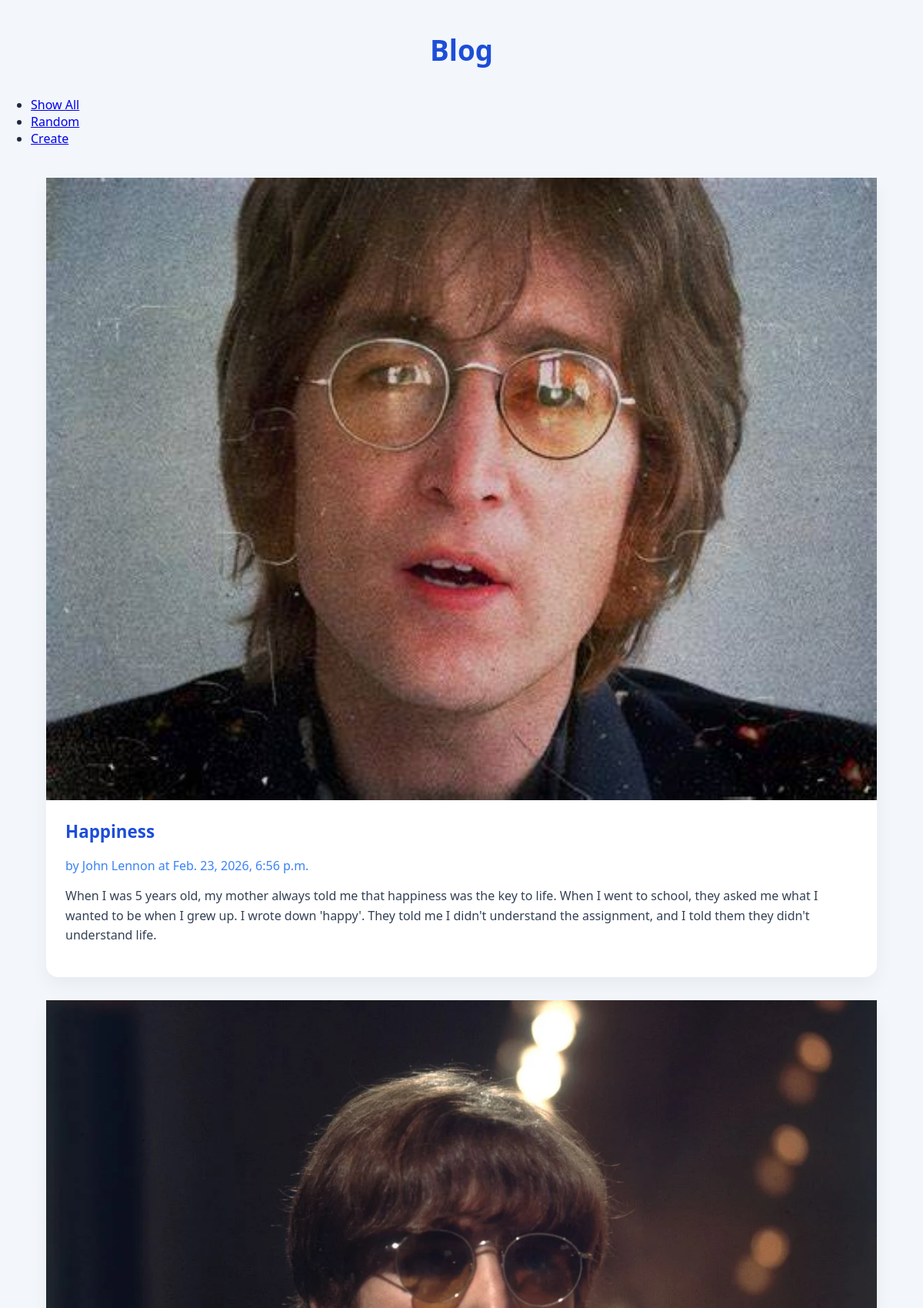
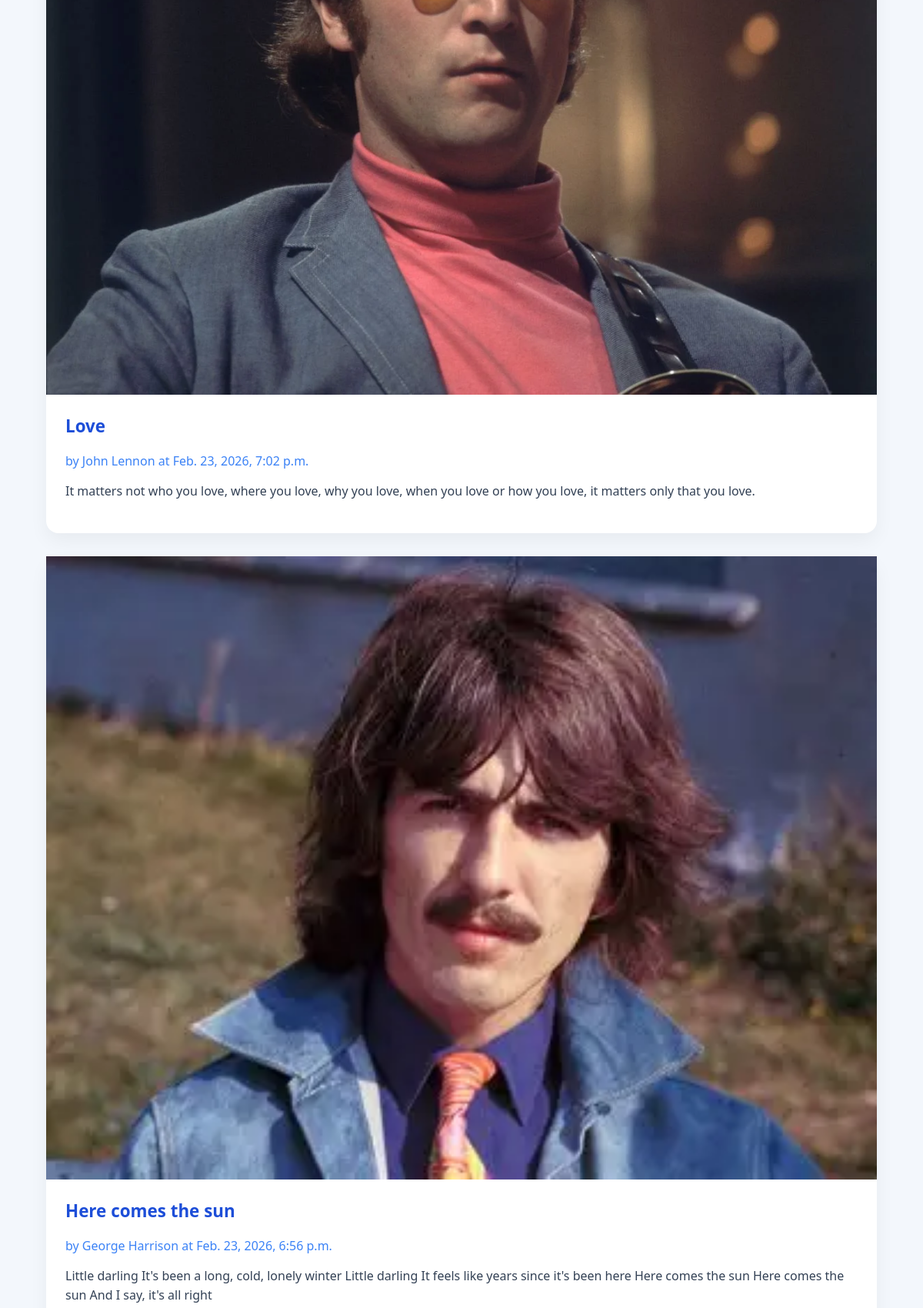
Page /blog/show_all/ (upper part) on the committed database (2 pictures, top to bottom).
### blog/models.py (models this page shows, shortened)
class Article(models.Model):
    title = models.TextField(blank=True)
    author = models.TextField(blank=True)
    text = models.TextField(blank=True)
    published = models.DateTimeField(auto_now=True)
    image_file = models.ImageField(blank=True) # an actual image file

### blog/views.py (the view)
# urls.py: path('show_all/', ShowAllView.as_view(), name='show_all'),
class ShowAllView(ListView):
    model = Article # retrieve objects of type Article from the database
    template_name = 'blog/show_all.html'
    context_object_name = 'articles' # how to find the data in the template file

### blog/templates/blog/show_all.html (shortened to what this page needs)
{% extends 'blog/base.html' %}
{% block content %}
<main class="grid-container">
    {% for a in articles %}
    <article>
    {% if a.image_file %}
    <a href="{% url 'article' a.pk %}">
    <img src="{{ a.image_file.url }}" alt="{{ a.image_file.name }}">
    </a>
    {% else %}
    <h3>No image available</h3>
    {% endif %}
        <div>
        <h2>{{a.title}}</h2>
        <strong>by {{a.author}} at {{a.published}}</strong>
        <p>
        {{a.text}}
        </p>
        </div>
    </article>
    {% endfor %}
</main>
{% endblock %}

### static/styles-blog.css (style rules this page uses)
body { font-family: "Segoe UI", sans-serif; margin: 0; padding: 0; background: #f3f7fc; color: #1e293b; }
.grid-container { width: 90%; max-width: 1100px; margin: 40px auto; display: grid; gap: 30px; }
article { background: white; border-radius: 16px; box-shadow: 0 10px 25px rgba(0, 0, 0, 0.05); }
article img { width: 100%; height: auto; display: block; }
article div { padding: 25px; }
article h2 { margin-top: 0; color: #1d4ed8; font-size: 1.4rem; }
article strong { display: block; margin-bottom: 12px; color: #3b82f6; font-weight: 500; }
article p { line-height: 1.6; color: #334155; }

### rows in the picture
Article: image_file (picture), title "Happiness", author "John Lennon", published "Feb. 23, 2026, 6:56 p.m.", text "When I was 5 years old, my mother always told me that happiness was the key to life. When I went to school, they asked me what I wanted to be when I grew up. I wrote down 'happy'. They told me I didn't understand the assignment, and I told them they didn't understand life."
Article: image_file (picture), title "Love", author "John Lennon", published "Feb. 23, 2026, 7:02 p.m.", text "It matters not who you love, where you love, why you love, when you love or how you love, it matters only that you love."
Article: image_file (picture), title "Here comes the sun", author "George Harrison", published "Feb. 23, 2026, 6:56 p.m.", text "Little darling It's been a long, cold, lonely winter Little darling It feels like years since it's been here Here comes the sun Here comes the sun And I say, it's all right"
